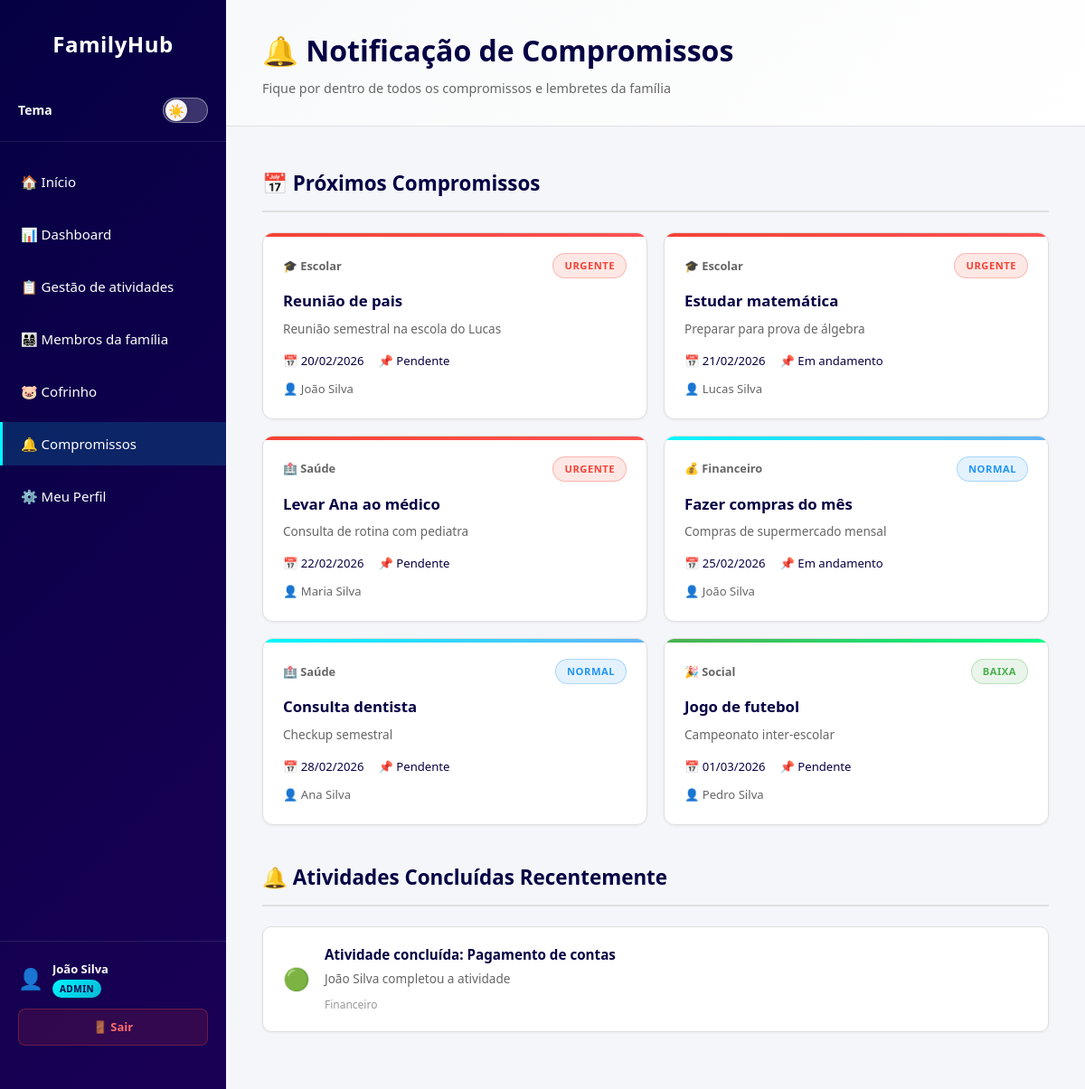
/notificacoes.php (signed in), run on the app's committed database.
### tables this page shows
CREATE TABLE IF NOT EXISTS tarefa (
    id INT AUTO_INCREMENT PRIMARY KEY,
    titulo VARCHAR(150) NOT NULL,
    descricao TEXT,
    categoria ENUM('Escola','Saude','Financeiro','Social') NOT NULL DEFAULT 'Escola',
    data_limite DATE,
    status ENUM('Pendente','Em andamento','Concluída') NOT NULL DEFAULT 'Pendente',
    data_criacao TIMESTAMP DEFAULT CURRENT_TIMESTAMP,
    membro_id INT,
    FOREIGN KEY (membro_id) REFERENCES membro(id) ON DELETE SET NULL
);

CREATE TABLE IF NOT EXISTS membro (
    id INT AUTO_INCREMENT PRIMARY KEY,
    nome VARCHAR(100) NOT NULL,
    idade INT NOT NULL,
    foto VARCHAR(255) DEFAULT NULL,
    data_cadastro TIMESTAMP DEFAULT CURRENT_TIMESTAMP
);

### notificacoes.php (the view, shortened to what this page needs)
<?php
require_once 'config/database.php';
$compromissos = $pdo->query("
    SELECT t.*, m.nome as membro_nome
    FROM tarefa t
    LEFT JOIN membro m ON t.membro_id = m.id
    WHERE t.status != 'Concluída' AND t.data_limite >= CURDATE()
    ORDER BY t.data_limite ASC
    LIMIT 6
")->fetchAll();
$concluidas = $pdo->query("
    SELECT t.*, m.nome as membro_nome
    FROM tarefa t
    LEFT JOIN membro m ON t.membro_id = m.id
    WHERE t.status = 'Concluída'
    ORDER BY t.data_criacao DESC
    LIMIT 5
")->fetchAll();
function calcularUrgencia($data_limite)
{
    $hoje = new DateTime();
    $limite = new DateTime($data_limite);
    $diff = $hoje->diff($limite)->days;
    if ($diff <= 2)
        return 'urgente';
    if ($diff <= 7)
        return 'normal';
    return 'baixa';
}
function iconCategoria($categoria)
{
    switch ($categoria) {
        case 'Escola':
            return '🎓 Escolar';
        case 'Saude':
            return '🏥 Saúde';
        case 'Financeiro':
            return '💰 Financeiro';
        case 'Social':
            return '🎉 Social';
    }
}
?>
<?php include 'includes/header.php'; ?>
<body>
    <div class="layout">
        <?php include 'includes/sidebar.php'; ?>
        <main class="main-notificacoes">
            <div class="header-page">
                <h1>🔔 Notificação de Compromissos</h1>
                <p>Fique por dentro de todos os compromissos e lembretes da família</p>
            </div>
            <div class="container">
                <h3 class="section-title">📅 Próximos Compromissos</h3>
                <div class="compromissos-grid">
                    <?php if (empty($compromissos)): ?>
                        <div class="compromisso-card normal">
                            <p style="text-align:center; padding:20px; color:#999;">Nenhum compromisso futuro encontrado.</p>
                        </div>
                    <?php
else: ?>
                        <?php foreach ($compromissos as $comp):
        $urgencia = calcularUrgencia($comp['data_limite']);
?>
                            <div class="compromisso-card <?php echo $urgencia; ?>">
                                <div class="compromisso-header">
                                    <span class="compromisso-tipo"><?php echo iconCategoria($comp['categoria']); ?></span>
                                    <span class="urgencia-badge urgencia-<?php echo $urgencia; ?>">
                                        <?php echo ucfirst($urgencia); ?>
                                    </span>
                                </div>
                                <h4><?php echo htmlspecialchars($comp['titulo']); ?></h4>
                                <p class="compromisso-desc"><?php echo htmlspecialchars($comp['descricao'] ?? ''); ?></p>
                                <div class="compromisso-meta">
                                    <span class="compromisso-data">📅 <?php echo date('d/m/Y', strtotime($comp['data_limite'])); ?></span>
                                    <span class="compromisso-hora">📌 <?php echo htmlspecialchars($comp['status']); ?></span>
                                </div>
                                <div class="compromisso-responsavel">👤 <?php echo htmlspecialchars($comp['membro_nome'] ?? 'N/A'); ?></div>
                            </div>
                        <?php
    endforeach; ?>
                    <?php
endif; ?>
                </div>
                <h3 class="section-title">🔔 Atividades Concluídas Recentemente</h3>
                <div class="notificacoes-list">
                    <?php if (empty($concluidas)): ?>
                        <div class="notificacao-item">
                            <div class="notificacao-icon">📭</div>
                            <div class="notificacao-content">
                                <h4>Nenhuma atividade concluída ainda</h4>
                                <p>As atividades concluídas aparecerão aqui</p>
                            </div>
                        </div>
                    <?php
else: ?>
                        <?php foreach ($concluidas as $c): ?>
                            <div class="notificacao-item">
                                <div class="notificacao-icon">🟢</div>
                                <div class="notificacao-content">
                                    <h4>Atividade concluída: <?php echo htmlspecialchars($c['titulo']); ?></h4>
                                    <p><?php echo htmlspecialchars($c['membro_nome'] ?? 'N/A'); ?> completou a atividade</p>
                                    <span class="notificacao-tempo"><?php echo htmlspecialchars($c['categoria']); ?></span>
                                </div>
                            </div>
                        <?php
    endforeach; ?>
                    <?php
endif; ?>
                </div>
            </div>
        </main>
    </div>
</body>
</html>

### css/notificacoes.css (style rules this page uses)
* { margin: 0; padding: 0; box-sizing: border-box; }
:root { --azulclaro: #00f7ff; --branco: #ffffff; --cortexto: #333; --corfundo: #f4f4f4; --azulescuro: #050044; --preto: #0a0a0a; --verde: #00ff88; }
html { scroll-behavior: smooth; }
body { font-family: 'Segoe UI', Tahoma, Geneva, Verdana, sans-serif; color: var(--cortexto); line-height: 1.6; transition: background 0.3s ease, color 0.3s ease; min-height: 100vh; background-color: #f4f6fa; }
.layout { display: flex; min-height: 100vh; }
.main-notificacoes { flex: 1; overflow-y: auto; transition: background 0.3s ease; }
.header-page { padding: 30px 40px; background: linear-gradient(135deg, #f8f9fa 0%, #ffffff 100%); border-bottom: 1px solid #e0e0e0; transition: all 0.3s ease; }
.header-page h1 { font-size: 2rem; color: var(--azulescuro); margin-bottom: 5px; font-weight: 700; transition: color 0.3s ease; }
.header-page p { font-size: 0.9rem; color: #666; transition: color 0.3s ease; }
.container { padding: 35px 40px; max-width: 1400px; margin: 0 auto; }
.section-title { color: var(--azulescuro); font-size: 1.4rem; margin-bottom: 22px; margin-top: 10px; padding-bottom: 12px; border-bottom: 2px solid #e0e0e0; transition: color 0.3s ease, border-color 0.3s ease; font-weight: 600; }
.compromissos-grid { display: grid; grid-template-columns: repeat(auto-fill, minmax(280px, 1fr)); gap: 18px; margin-bottom: 40px; }
.compromisso-card { background: #fff; border: 1px solid #e0e0e0; border-radius: 12px; padding: 22px; box-shadow: 0 1px 3px rgba(0, 0, 0, 0.06); transition: all 0.3s ease; position: relative; overflow: hidden; }
.compromisso-card.urgente::before { content: ''; position: absolute; top: 0; left: 0; width: 100%; height: 4px; background: linear-gradient(90deg, #f44336, #ff5252); }
.compromisso-card.normal::before { content: ''; position: absolute; top: 0; left: 0; width: 100%; height: 4px; background: linear-gradient(90deg, var(--azulclaro), #64b5f6); }
.compromisso-card.baixa::before { content: ''; position: absolute; top: 0; left: 0; width: 100%; height: 4px; background: linear-gradient(90deg, #4caf50, var(--verde)); }
.compromisso-header { display: flex; justify-content: space-between; align-items: center; margin-bottom: 12px; }
.compromisso-tipo { font-size: 0.8rem; font-weight: 600; color: #666; transition: color 0.3s ease; }
.urgencia-badge { padding: 4px 12px; border-radius: 20px; font-size: 0.7rem; font-weight: 700; text-transform: uppercase; letter-spacing: 0.5px; }
.urgencia-urgente { background: rgba(244, 67, 54, 0.12); color: #f44336; border: 1px solid rgba(244, 67, 54, 0.3); }
.urgencia-normal { background: rgba(33, 150, 243, 0.12); color: #2196f3; border: 1px solid rgba(33, 150, 243, 0.3); }
.urgencia-baixa { background: rgba(76, 175, 80, 0.12); color: #4caf50; border: 1px solid rgba(76, 175, 80, 0.3); }
.compromisso-card h4 { color: var(--azulescuro); font-size: 1.05rem; margin-bottom: 6px; transition: color 0.3s ease; }
.compromisso-desc { color: #666; font-size: 0.85rem; margin-bottom: 14px; transition: color 0.3s ease; }
.compromisso-meta { display: flex; gap: 16px; margin-bottom: 10px; font-size: 0.82rem; color: var(--azulescuro); font-weight: 500; transition: color 0.3s ease; }
.compromisso-responsavel { font-size: 0.82rem; color: #666; transition: color 0.3s ease; }
.notificacoes-list { display: flex; flex-direction: column; gap: 12px; margin-bottom: 30px; }
.notificacao-item { background: #fff; border: 1px solid #e0e0e0; border-radius: 10px; padding: 18px 22px; display: flex; align-items: center; gap: 16px; transition: all 0.3s ease; box-shadow: 0 1px 3px rgba(0, 0, 0, 0.06); }
.notificacao-icon { font-size: 1.5rem; flex-shrink: 0; }
.notificacao-content { flex: 1; }
.notificacao-content h4 { color: var(--azulescuro); font-size: 0.95rem; margin-bottom: 4px; transition: color 0.3s ease; }
.notificacao-content p { color: #666; font-size: 0.85rem; margin-bottom: 4px; transition: color 0.3s ease; }
.notificacao-tempo { font-size: 0.75rem; color: #999; font-weight: 500; transition: color 0.3s ease; }

### data on the page
tarefa: categoria "🎓 Escolar", data_limite "URGENTE", titulo "Reunião de pais", descricao "Reunião semestral na escola do Lucas", data_limite "20/02/2026", status "Pendente", membro.nome "João Silva"
tarefa: categoria "🎓 Escolar", data_limite "URGENTE", titulo "Estudar matemática", descricao "Preparar para prova de álgebra", data_limite "21/02/2026", status "Em andamento", membro.nome "Lucas Silva"
tarefa: categoria "🏥 Saúde", data_limite "URGENTE", titulo "Levar Ana ao médico", descricao "Consulta de rotina com pediatra", data_limite "22/02/2026", status "Pendente", membro.nome "Maria Silva"
tarefa: categoria "💰 Financeiro", data_limite "NORMAL", titulo "Fazer compras do mês", descricao "Compras de supermercado mensal", data_limite "25/02/2026", status "Em andamento", membro.nome "João Silva"
tarefa: categoria "🏥 Saúde", data_limite "NORMAL", titulo "Consulta dentista", descricao "Checkup semestral", data_limite "28/02/2026", status "Pendente", membro.nome "Ana Silva"
tarefa: categoria "🎉 Social", data_limite "BAIXA", titulo "Jogo de futebol", descricao "Campeonato inter-escolar", data_limite "01/03/2026", status "Pendente", membro.nome "Pedro Silva"
tarefa: titulo "Pagamento de contas", membro.nome "João Silva", categoria "Financeiro"

### other printed values
$membro_nome "João Silva"
